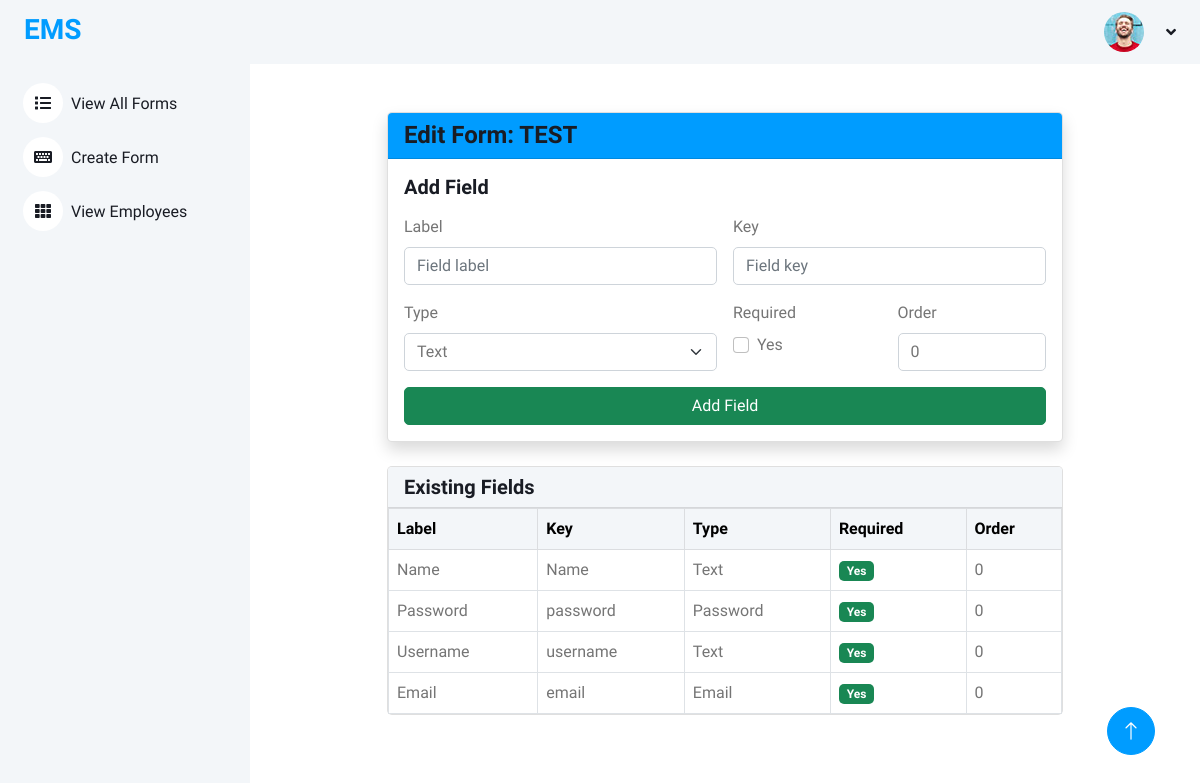
Page /forms/4/edit/ on the committed database.
### formsbuilder/models.py (models this page shows, shortened)
class DynamicForm(models.Model):
    name = models.CharField(max_length=200)
    description = models.TextField(blank=True, null=True)
    created_at = models.DateTimeField(auto_now_add=True)

class FormField(models.Model):
    FIELD_TYPES = [
        ('text','Text'),
        ('number','Number'),
        ('date','Date'),
        ('password','Password'),
        ('textarea','Textarea'),
        ('email','Email'),
    ]
    form = models.ForeignKey(DynamicForm, related_name='fields', on_delete=models.CASCADE)
    label = models.CharField(max_length=200)
    key = models.CharField(max_length=200)  # e.g. "employee_name"
    field_type = models.CharField(max_length=50, choices=FIELD_TYPES)
    required = models.BooleanField(default=False)
    order = models.PositiveIntegerField(default=0)
    class Meta:
        ordering = ['order']

### formsbuilder/views.py (the view, shortened to what this page needs)
# urls.py: path("<int:pk>/edit/", views.form_edit, name="form_edit"),
def form_edit(request, pk):
    form = get_object_or_404(DynamicForm, pk=pk)
    return render(request, "formsbuilder/form_edit.html", {"form": form})

### templates/formsbuilder/form_edit.html (shortened to what this page needs)
{% extends 'admin/admin_base.html' %}
{% load static %}
{% block content %}
<div class="container mt-5" style="max-width:700px;">
    <div class="card shadow mb-4">
        <div class="card-header bg-primary text-white">
            <h4 class="mb-0">Edit Form: {{ form.name }}</h4>
        </div>
        <div class="card-body">
            <h5 class="mb-3">Add Field</h5>
            <form method="post" class="row g-3">
                <div class="col-md-6">
                    <label for="label" class="form-label">Label</label>
                    <input type="text" name="label" id="label" class="form-control" required placeholder="Field label">
                </div>
                <div class="col-md-6">
                    <label for="key" class="form-label">Key</label>
                    <input type="text" name="key" id="key" class="form-control" required placeholder="Field key">
                </div>
                <div class="col-md-6">
                    <label for="field_type" class="form-label">Type</label>
                    <select name="field_type" id="field_type" class="form-select">
                        <option value="text">Text</option>
                    </select>
                </div>
                <div class="col-md-3">
                    <label for="required" class="form-label">Required</label>
                    <div class="form-check">
                        <input type="checkbox" name="required" id="required" class="form-check-input">
                        <label class="form-check-label" for="required">Yes</label>
                    </div>
                </div>
                <div class="col-md-3">
                    <label for="order" class="form-label">Order</label>
                    <input type="number" name="order" id="order" class="form-control" value="0" min="0">
                </div>
                <div class="col-12">
                    <button type="submit" class="btn btn-success w-100">Add Field</button>
                </div>
            </form>
        </div>
    </div>
    <div class="card">
        <div class="card-header bg-light">
            <h5 class="mb-0">Existing Fields</h5>
        </div>
        <div class="card-body p-0">
            <table class="table table-bordered mb-0">
                <thead class="table-light">
                    <tr>
                        <th>Label</th>
                        <th>Key</th>
                        <th>Type</th>
                        <th>Required</th>
                        <th>Order</th>
                    </tr>
                </thead>
                <tbody>
                    {% for field in form.fields.all %}
                        <tr>
                            <td>{{ field.label }}</td>
                            <td>{{ field.key }}</td>
                            <td>{{ field.field_type|capfirst }}</td>
                            <td>{% if field.required %}<span class="badge bg-success">Yes</span>{% else %}<span class="badge bg-secondary">No</span>{% endif %}</td>
                            <td>{{ field.order }}</td>
                        </tr>
                    {% empty %}
                        <tr><td colspan="5" class="text-center text-muted">No fields yet</td></tr>
                    {% endfor %}
                </tbody>
            </table>
        </div>
    </div>
</div>
{% endblock %}

### templates/admin/admin_base.html (shortened to what this page needs)
<!DOCTYPE html>
{% load static %}
<html lang="en">
<head>
    <link href="https://cdnjs.cloudflare.com/ajax/libs/font-awesome/5.10.0/css/all.min.css" rel="stylesheet">
    <link href="https://cdn.jsdelivr.net/npm/bootstrap-icons@1.4.1/font/bootstrap-icons.css" rel="stylesheet">
    <link href="{% static 'lib/owlcarousel/assets/owl.carousel.min.css' %}" rel="stylesheet">
    <link href="{% static 'lib/tempusdominus/css/tempusdominus-bootstrap-4.min.css' %}" rel="stylesheet" />
    <link href="{% static 'css/bootstrap.min.css' %}" rel="stylesheet">
    <link href="{% static 'css/style.css' %}" rel="stylesheet">
</head>
<body>
    <div class="container-xxl position-relative bg-white d-flex p-0">
        <div class="sidebar pe-4 pb-3">
            <nav class="navbar bg-light navbar-light">
                <a href="index.html" class="navbar-brand mx-4 mb-3">
                    <h3 class="text-primary"></i>EMS</h3>
                </a>
                <div class="navbar-nav w-100">
                    <a href="{% url 'form_list' %}" class="nav-item nav-link"><i class="fa fa-list me-2"></i>View All Forms</a>
                    <a href="{% url 'form_create' %}" class="nav-item nav-link"><i class="fa fa-keyboard me-2"></i>Create Form</a>
                    <a href="{% url 'view_employees' %}" class="nav-item nav-link"><i class="fa fa-th me-2"></i>View Employees</a>
                </div>
            </nav>
        </div>
        <div class="content">
            <nav class="navbar navbar-expand bg-light navbar-light sticky-top px-4 py-0">
                <div class="navbar-nav align-items-center ms-auto">
                    <div class="nav-item dropdown">
                        <a href="#" class="nav-link dropdown-toggle" data-bs-toggle="dropdown">
                            <img class="rounded-circle me-lg-2" src="{% static 'img/user.jpg' %}" alt="" style="width: 40px; height: 40px;">
                        </a>
                    </div>
                </div>
            </nav>
{% block content %}
{% endblock %}
        <a href="#" class="btn btn-lg btn-primary btn-lg-square back-to-top"><i class="bi bi-arrow-up"></i></a>
    </div>
</body>
</html>

### static/css/style.css (style rules this page uses)
:root { --primary: #009CFF; --light: #F3F6F9; --dark: #191C24; }
.back-to-top { position: fixed; display: none; right: 45px; bottom: 45px; z-index: 99; }
.btn { transition: .5s; }
.btn.btn-primary { color: #FFFFFF; }
.btn-lg-square { width: 48px; height: 48px; }
.btn-square, .btn-sm-square, .btn-lg-square { padding: 0; display: inline-flex; align-items: center; justify-content: center; font-weight: normal; border-radius: 50px; }
.sidebar { position: fixed; top: 0; left: 0; bottom: 0; width: 250px; height: 100vh; overflow-y: auto; background: var(--light); transition: 0.5s; z-index: 999; }
.content { margin-left: 250px; min-height: 100vh; background: #FFFFFF; transition: 0.5s; }
@media (min-width: 992px) { .sidebar { margin-left: 0; } }
@media (min-width: 992px) { .content { width: calc(100% - 250px); } }
.sidebar .navbar .navbar-nav .nav-link { padding: 7px 20px; color: var(--dark); font-weight: 500; border-left: 3px solid var(--light); border-radius: 0 30px 30px 0; outline: none; }
.sidebar .navbar .navbar-nav .nav-link i { width: 40px; height: 40px; display: inline-flex; align-items: center; justify-content: center; background: #FFFFFF; border-radius: 40px; }
.content .navbar .navbar-nav .nav-link { margin-left: 25px; padding: 12px 0; color: var(--dark); outline: none; }
.content .navbar .dropdown-toggle::after { margin-left: 6px; vertical-align: middle; border: none; content: "\f107"; font-family: "Font Awesome 5 Free"; font-weight: 900; transition: .5s; }

### rows in the picture
DynamicForm: name "TEST"
FormField: label "Name", key "Name", field_type "Text", required "Yes", order "0"
FormField: label "Password", key "password", field_type "Password", required "Yes", order "0"
FormField: label "Username", key "username", field_type "Text", required "Yes", order "0"
FormField: label "Email", key "email", field_type "Email", required "Yes", order "0"
